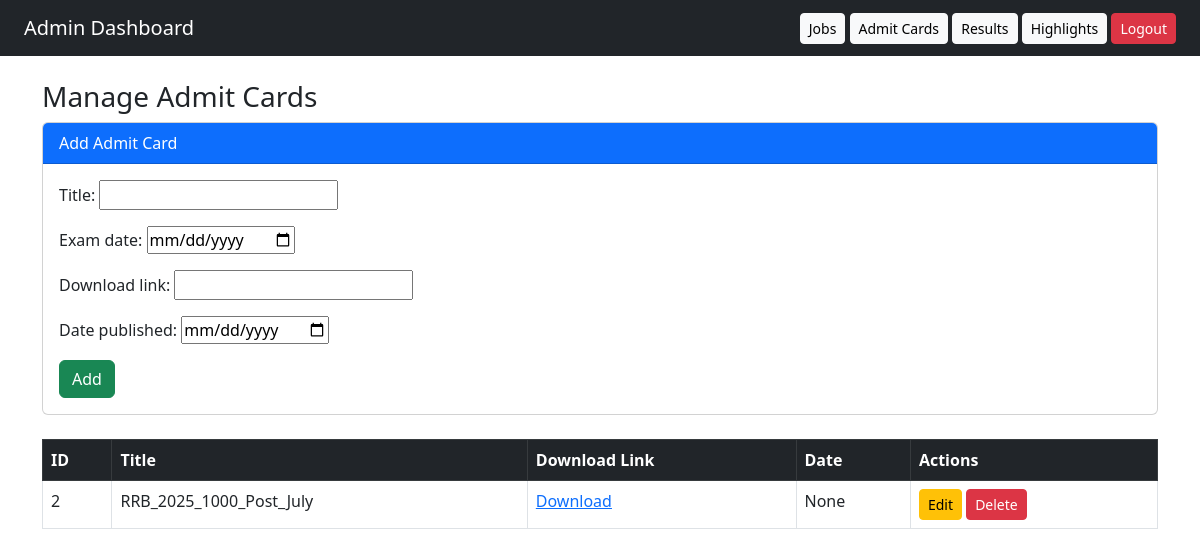
Before: /dashboard/admit-cards/ (signed in) with the older database file.
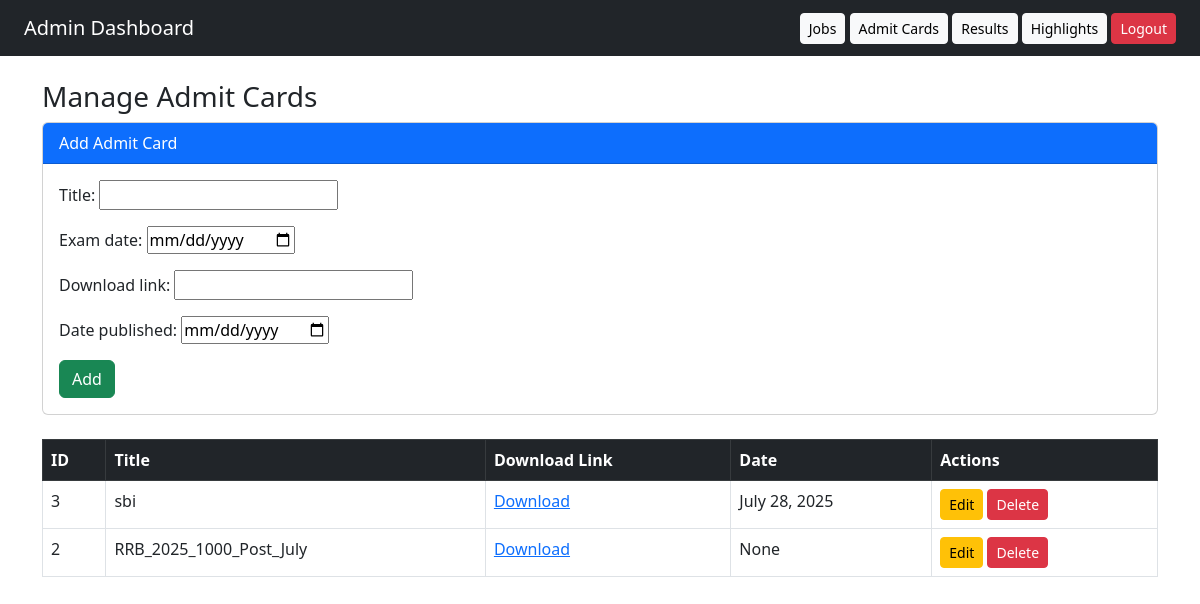
After: the same page with the newer database file.
### core/models.py (models this page shows, shortened)
class AdmitCard(models.Model):
    title = models.CharField(max_length=200)
    exam_date = models.DateField(null=True, blank=True)
    download_link = models.URLField()
    date_published = models.DateField(null=True, blank=True)
    posted_on = models.DateTimeField(auto_now_add=True)

### core/views.py (the view)
# urls.py: path('dashboard/admit-cards/', views.manage_admit_cards, name='manage_admit_cards'),
@login_required
def manage_admit_cards(request):
    cards = AdmitCard.objects.all().order_by('-posted_on')
    if request.method == 'POST':
        form = AdmitCardForm(request.POST)
        if form.is_valid():
            form.save()
            return redirect('manage_admit_cards')
    else:
        form = AdmitCardForm()
    return render(request, 'dashboard/manage_admit_cards.html', {
        'form': form,
        'cards': cards
    })

### core/forms.py
class AdmitCardForm(forms.ModelForm):
    class Meta:
        model = AdmitCard
        fields = ['title', 'exam_date' , 'download_link', 'date_published']
        widgets = {
            'exam_date': forms.DateInput(attrs={'type': 'date'}),
            'date_published': forms.DateInput(attrs={'type': 'date'}),
        }

### core/templates/dashboard/manage_admit_cards.html (shortened to what this page needs)
{% extends "dashboard/dashboard_base.html" %}
{% block content %}
<h3>Manage Admit Cards</h3>
<div class="card mb-4">
    <div class="card-header bg-primary text-white">Add Admit Card</div>
    <div class="card-body">
        <form method="post">
            {{ form.as_p }}
            <button type="submit" class="btn btn-success">Add</button>
        </form>
    </div>
</div>
<table class="table table-bordered">
    <thead class="table-dark">
        <tr>
            <th>ID</th>
            <th>Title</th>
            <th>Download Link</th>
            <th>Date</th>
            <th>Actions</th>
        </tr>
    </thead>
    <tbody>
        {% for card in cards %}
        <tr>
            <td>{{ card.id }}</td>
            <td>{{ card.title }}</td>
            <td><a href="{{ card.download_link }}" target="_blank">Download</a></td>
            <td>{{ card.date_published }}</td>
            <td>
                <a href="{% url 'edit_admit_card' card.id %}" class="btn btn-warning btn-sm">Edit</a>
                <a href="{% url 'delete_admit_card' card.id %}" class="btn btn-danger btn-sm"
                   onclick="return confirm('Are you sure?')">Delete</a>
            </td>
        </tr>
        {% empty %}
        <tr><td colspan="5">No admit cards yet.</td></tr>
        {% endfor %}
    </tbody>
</table>
{% endblock %}

Changed rows visible on the page:
added AdmitCard: id "3", title "sbi", date_published "July 28, 2025"
